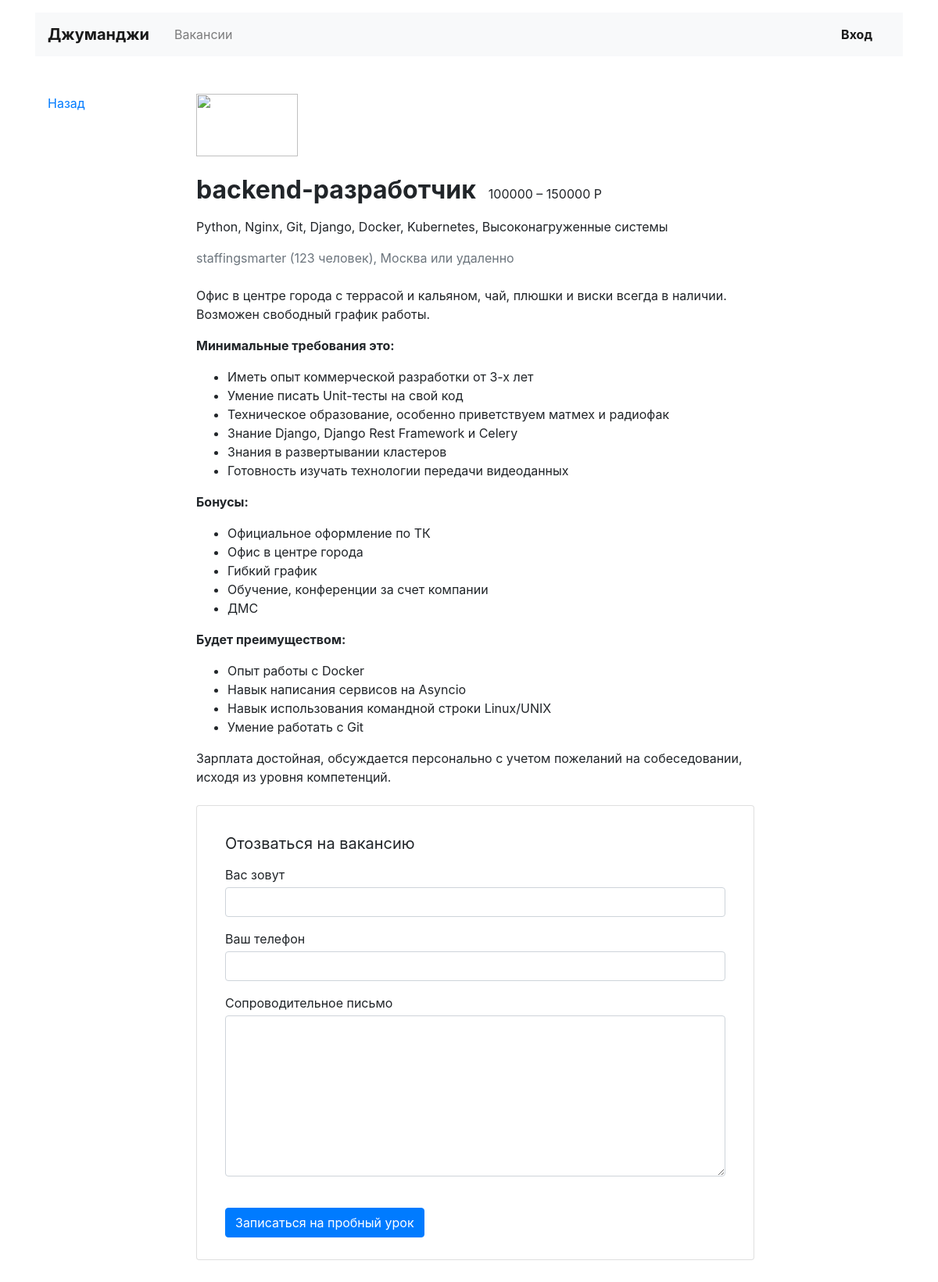
Screenshot of /vacancy/1 with the database file from the repository.
### python_junior_jobs/models.py (models this page shows)
class Vacancy(models.Model):
    title = models.CharField(max_length=100)
    specialty = models.ForeignKey(Specialty, on_delete=models.CASCADE, related_name="vacancies")
    company = models.ForeignKey(Company, on_delete=models.CASCADE, related_name="vacancies")
    skills = models.CharField(max_length=250)
    description = models.TextField()
    salary_min = models.IntegerField()
    salary_max = models.IntegerField()
    published_at = models.DateField()

class Specialty(models.Model):
    code = models.CharField(max_length=20)
    title = models.CharField(max_length=50)
    picture = models.URLField(default='https://place-hold.it/100x60')

class Company(models.Model):
    name = models.CharField(max_length=50)
    location = models.CharField(max_length=50)
    logo = models.URLField(default='https://place-hold.it/100x60')
    description = models.TextField()
    employee_count = models.IntegerField()

### python_junior_jobs/views.py (the view)
# urls.py: path('vacancy/<int:id>', vacancy_view, name='vacancy'),
def vacancy_view(request, id: int):
    queryset_vacancy_num = Vacancy.objects.get(id=id)
    queryset_specialty = Specialty.objects.all()
    queryset_company = Company.objects.all()
    return render(request, "python_junior_jobs/vacancy.html", context={
                                                                        'queryset_vacancy_num': queryset_vacancy_num,
                                                                        'queryset_specialty': queryset_specialty,
                                                                        'queryset_company': queryset_company,
    })

### python_junior_jobs/templates/python_junior_jobs/vacancy.html (shortened to what this page needs)
<!DOCTYPE html>
<html lang="ru">
<head>
  <link rel="stylesheet" href="https://stackpath.bootstrapcdn.com/bootstrap/4.3.1/css/bootstrap.min.css">
</head>
<body>
  <header class="container mt-3">
    <nav class="navbar navbar-expand-lg navbar-light bg-light">
      <a class="navbar-brand mr-4 font-weight-bold" href="{% url 'main' %}">Джуманджи</a>
      <div class="collapse navbar-collapse justify-content-between" id="navbarNav">
        <ul class="navbar-nav col-10">
          <li class="nav-item">
            <a class="nav-link" href="{% url 'all_vacancies' %}">Вакансии</a>
          </li>
        </ul>
        <ul class="navbar-nav col-2 justify-content-end">
          <li class="nav-item active">
            <a href="{% url 'exit' %}" class="nav-link font-weight-bold">Вход</a>
          </li>
        </ul>
      </div>
    </nav>
  </header>
  <main class="container mt-3 pb-5">
    <div class="row mt-5">
      <div class="col-12 col-lg-2">
        <div class="pl-3 mb-5">
          <p><a href="#">Назад</a></p>
        </div>
      </div>
      <div class="col-12 col-lg-8">
        <section class="pl-3">
          <a href="#"><img src="https://place-hold.it/130x80" width="130" height="80" alt=""></a>
          <div class="d-flex align-items-baseline align-content-baseline">
            <h1 class="h2 mt-4 font-weight-bold" >{{ queryset_vacancy_num.specialty.code }}-разработчик</h1>
            <p class="m-0 pl-3">{{ queryset_vacancy_num.salary_min }} – {{ queryset_vacancy_num.salary_max}} Р</p>
          </div>
          <p class="mt-2">{{ queryset_vacancy_num.skills }}</p>
          <p class="text-muted mb-4">{{ queryset_vacancy_num.company.name }} ({{ queryset_vacancy_num.company.employee_count }} человек), {{ queryset_vacancy_num.company.location }} или удаленно</p>
          {{ queryset_vacancy_num.description|safe }}
          <form action="/echo" class="card mt-4 mb-3" enctype="multipart/form-data">
            <div class="card-body mx-3">
              <p class="h5 mt-3 font-weight-normal">Отозваться на вакансию</p>
              <div class="form-group">
                <label class="mb-1 mt-2" for="userName">Вас зовут</label>
                <input class="form-control" type="text" placeholder="" id="userName">
              </div>
              <div class="form-group">
                <label class="mb-1" for="userPhone">Ваш телефон</label>
                <input class="form-control" type="tel" placeholder="" id="userPhone">
              </div>
              <div class="form-group">
                <label class="mb-1" for="userMsg" >Сопроводительное письмо</label>
                <textarea class="form-control" rows="8" id="userMsg"></textarea>
              </div>
              <input type="submit" class="btn btn-primary mt-4 mb-2" value="Записаться на пробный урок">
            </div>
          </form>
        </section>
      </div>
    </div>
  </main>
</body>
</html>

### rows the page displays
Vacancy: specialty.code "backend", salary_min "100000", salary_max "150000", skills "Python, Nginx, Git, Django, Docker, Kubernetes, Высоконагруженные системы", company.name "staffingsmarter", company.employee_count "123", company.location "Москва", description "Офис в центре города с террасой и кальяном, чай, плюшки и виски всегда в наличии. Возможен свободный график работы. Минимальные требования это: Иметь опыт коммерческой разработки от 3-х лет Умение писать Unit-тесты на свой код Техническое образование, особенно приветствуем матмех и радиофак Знание Django, Django Rest Framework и Celery Знания в развертывании кластеров Готовность изучать технологии передачи видеоданных Бонусы: Официальное оформление по ТК Офис в центре города Гибкий график Обучение, конференции за счет компании ДМС Будет преимуществом: Опыт работы с Docker Навык написания сервисов на Asyncio Навык использования командной строки Linux/UNIX Умение работать с Git Зарплата…"
